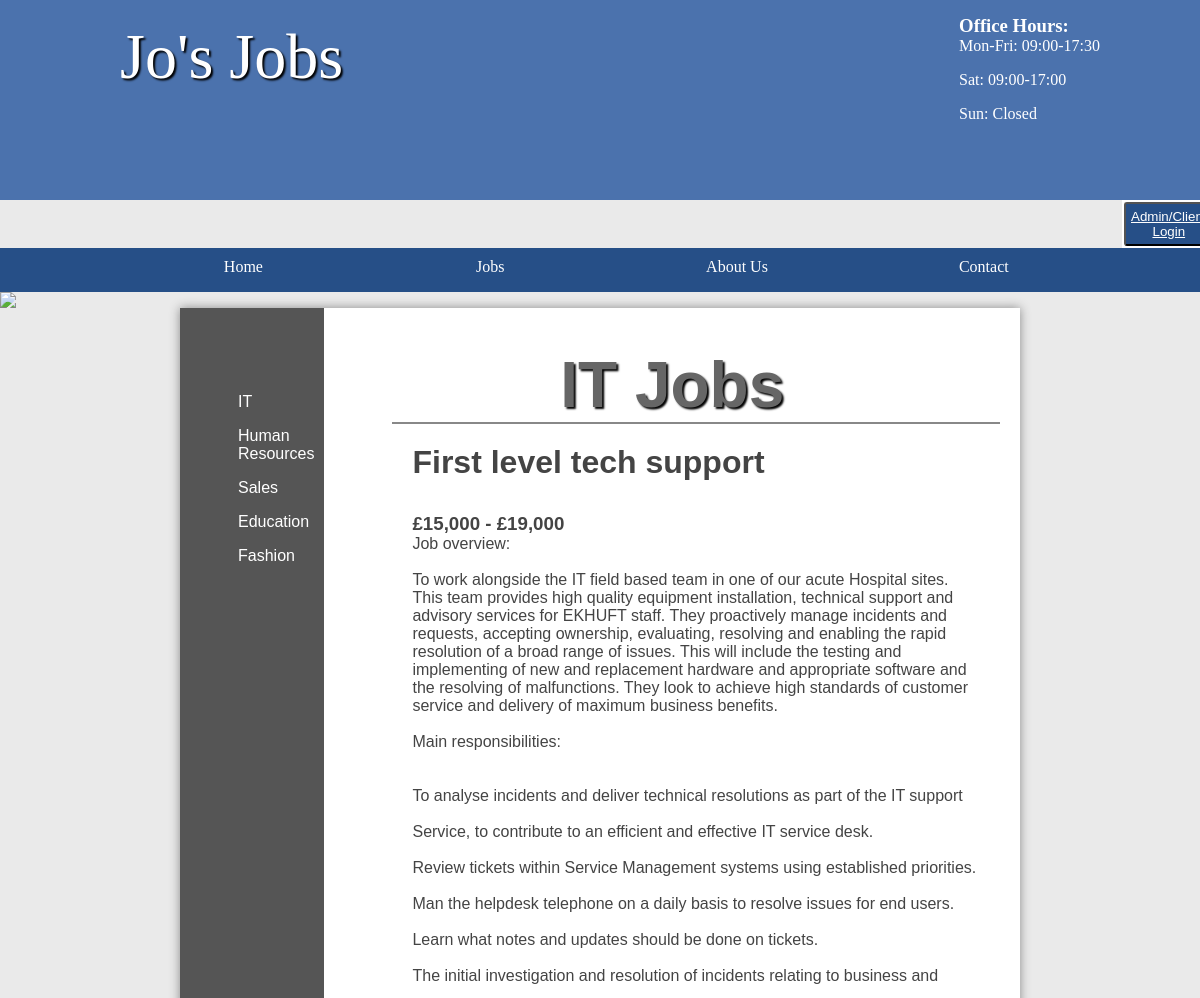
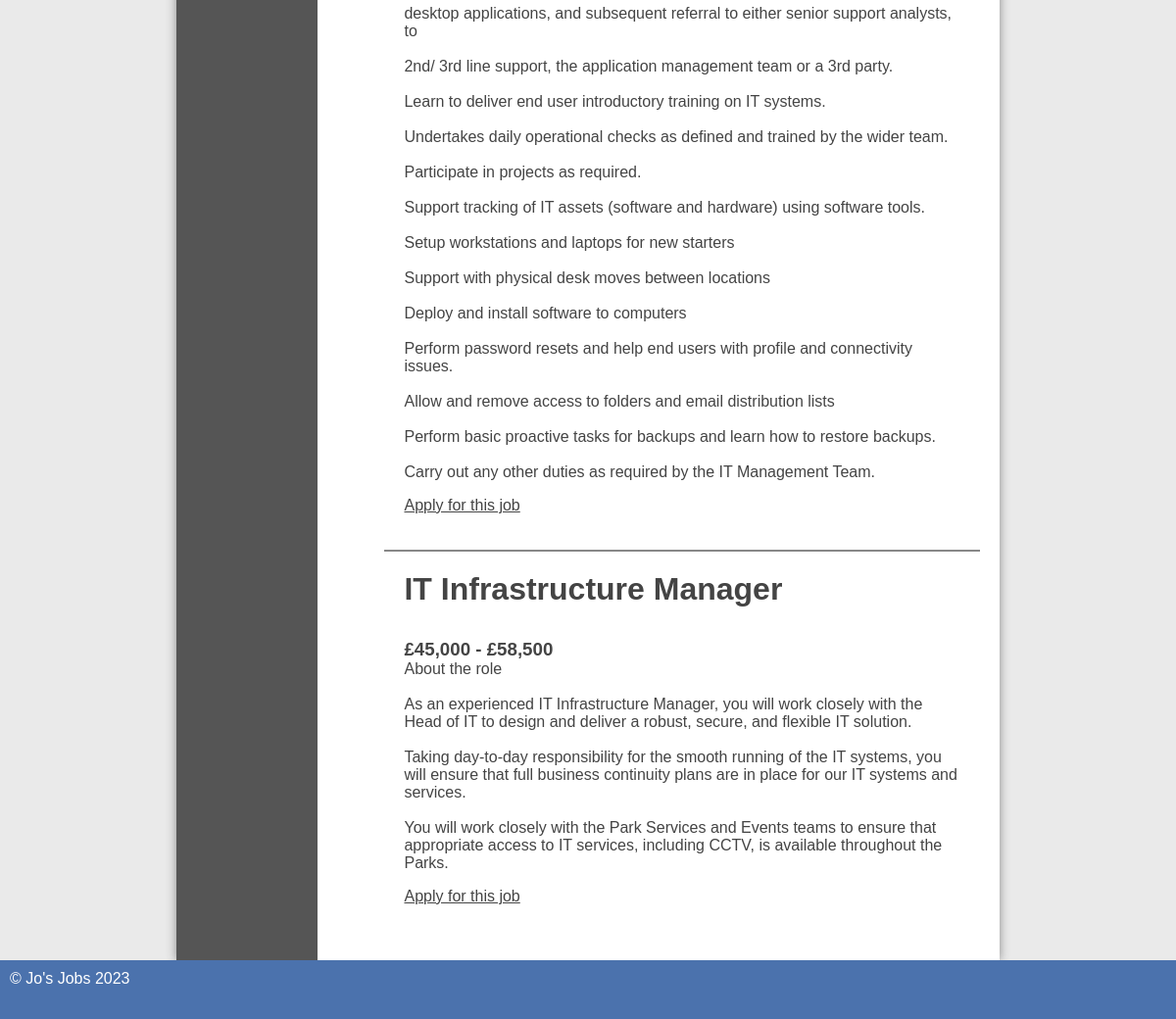
The app's page /categories?id=1 with its own data (2 pictures, top to bottom).
### tables this page shows
CREATE TABLE `category` (
  `name` varchar(50) NOT NULL,
  `categoryId` int(11) NOT NULL AUTO_INCREMENT,
  PRIMARY KEY (`categoryId`)
);

CREATE TABLE `job` (
  `id` int(11) NOT NULL AUTO_INCREMENT,
  `title` varchar(45) DEFAULT NULL,
  `description` longblob DEFAULT NULL,
  `salary` varchar(45) DEFAULT NULL,
  `closingDate` date DEFAULT NULL,
  `categoryId` int(11) DEFAULT NULL,
  `location` varchar(255) DEFAULT NULL,
  `archive` tinyint(4) DEFAULT NULL,
  `userId` int(5) DEFAULT NULL,
  PRIMARY KEY (`id`)
);

### functions/loadTemplate.php (called while the page is built, shortened)
<?php
function loadTemplate($fileName, $templateVars)
{
    extract($templateVars);
    require $fileName;
    return ob_get_clean();
}

### public/index.php (called while the page is built, shortened)
<?php
require '../functions/loadTemplate.php';
require '../autoload.php';
$pageController = new PageController($_GET, $_POST);
if ($_SERVER['REQUEST_URI'] !== '/') {
    $functionName = ltrim(explode('?', $_SERVER['REQUEST_URI'])[0], '/');
    $page = $pageController->$functionName();
} else {
    $page = $pageController->home();
}
$output = loadTemplate('../templates/' . $page['template'], $page['variables']);
require '../templates/layout/layout.html.php';

### controller/PageController.php (called while the page is built, shortened)
<?php
class PageController
{
    private $get;
    private $dbName;
    public function __construct(array $get, array $post, $dbName = 'job') {
        $this->get = $get;
        $this->dbName = $dbName;
    }
    public function categories(): array
    {
        $categoriesTable = new DatabaseTable('category', 'id', $this->dbName);
        $categories = $categoriesTable->findAll();
        $jobsTable = new DatabaseTable('job', 'id', $this->dbName);
        $date = new DateTime();
        $criteria = [
            'date' => $date->format('Y-m-d'),
            'id' => $this->get['id']
        ];
        $jobs = $jobsTable->customFind('categoryId = :id AND closingDate > :date', $criteria);
        $currentCategory = $categoriesTable->find('id', $this->get['id']);
        return ['template' => '../templates/layout/category.html.php',
            'variables' => ['jobs' => $jobs, 'categories' => $categories, 'currentCategory' => $currentCategory],
            'title' => 'Jo\'s Jobs - Categories'
        ];
    }
}

### Database/DatabaseTable.php (called while the page is built, shortened)
<?php
class DatabaseTable
{
    private $table;
    private $pdo;
    public function __construct($table, $primaryKey, $dbName = 'job')
    {
        $this->pdo = new PDO('mysql:dbname='.$dbName.';host=mysql', 'student', 'student');
        $this->table = $table;
    }
    public function customFind($where, $criteria)
    {
        $stmt = 'SELECT * FROM ' . $this->table;
        if ($where != "") {
            $stmt .= " WHERE $where";
        }
        $stmt = $this->pdo->prepare($stmt);
        $stmt->execute($criteria);
        return $stmt->fetchAll();
    }
    public function findAll()
    {
        $stmt = $this->pdo->prepare("SELECT * FROM " . $this->table);
        $stmt->execute();
        return $stmt->fetchAll();
    }
    public function find($field, $value)
    {
        $stmt = $this->pdo->prepare('SELECT * FROM ' . $this->table . ' WHERE ' . $field . ' = :value LIMIT 1');
        $criteria = [
            'value' => $value
        ];
        $stmt->execute($criteria);
        return $stmt->fetch();
    }
}

### autoload.php (called while the page is built, shortened)
<?php
function autoload($className): void
{
    $file = __DIR__ . DIRECTORY_SEPARATOR . str_replace('\\', DIRECTORY_SEPARATOR, $className) . '.php';
}

### templates/layout/category.html.php (the view)
<main class="sidebar">
    <section class="left">
        <ul>
            <?php
            $categories = $categories ?? [];
            foreach ($categories as $c) {
                echo '<li><a href="categories?id=' . $c['id'] . '">' . $c['name'] . '</a></li>';
            }
            ?>
        </ul>
    </section>
    <section class="right">
        <h1><?php
            if (isset($currentCategory)) {
                echo $currentCategory['name'];
            } ?> Jobs</h1>
        <ul class="listing">
            <?php
            $jobs = $jobs ?? [];
            foreach ($jobs as $job) {
                if ($job['archive'] == 0) {
                    echo '<li>';
                    echo '<div class="details">';
                    echo '<h2>' . $job['title'] . '</h2>';
                    echo '<h3>' . $job['salary'] . '</h3>';
                    echo '<p>' . nl2br($job['description']) . '</p>';
                    echo '<a class="more" href="../apply?id=' . $job['id'] . '">Apply for this job</a>';
                    echo '</div>';
                    echo '</li>';
                } else {
                    echo '';
                }
            }
            ?>
        </ul>
    </section>
</main>

### templates/layout/layout.html.php (shortened to what this page needs)
<!DOCTYPE html>
<html>
<head>
    <link rel="stylesheet" href="/styles.css"/>
</head>
<body>
<header>
    <section>
        <aside>
            <h3>Office Hours:</h3>
            <p>Mon-Fri: 09:00-17:30</p>
            <p>Sat: 09:00-17:00</p>
            <p>Sun: Closed</p>
        </aside>
        <h1>Jo's Jobs</h1>
    </section>
    <!DOCTYPE html>
</header>
<?php
if (isset($_SESSION['loggedin']) && $_SESSION['password_verified'] && $_SESSION['userDetails']['userType'] == 'admin') {
    echo '<div class="log-out"><p>Hello, ' . $_SESSION['userDetails']['fullName'] . ' .<a href="../admin/adminIndex">Admin-Home</a> <a href="../admin/logOut">Log-out</a></div></p>';
} else if (isset($_SESSION['loggedin']) && $_SESSION['password_verified'] && $_SESSION['userDetails']['userType'] == 'client') {
    echo '<div class="log-out"><p>Hello, ' . $_SESSION['userDetails']['fullName'] . ' .<a href="../admin/clientIndex">Client-Home</a> <a href="../admin/logOut">Log-out</a></div></p>';
} else {
    echo '<div class="admin-login">
                   <button><a href="../admin/adminLogin" style="color: white">Admin/Client Login</a></button>
              </div>';
}
?>
<nav>
    <ul>
        <li><a href="../home">Home</a></li>
        <li>Jobs
        </li>
        <li><a href="../aboutUs">About Us</a></li>
        <li><a href="../contact">Contact</a></li>
        <li><a href="../faqs">FAQs</a></li>
    </ul>
</nav>
<img src="/images/randombanner.php"/>
<?= $output ?? '' ?>
<?php require 'footer.html.php' ?>
</body>
</html>

### templates/layout/footer.html.php
<footer>
    &copy; Jo's Jobs
    <?php echo date("Y") ?>
</footer>

### public/styles.css (style rules this page uses)
* { margin: 0; padding: 0; }
html { font-family: 'Oxygen-Regular', verdana, sans-serif; }
body { background-color: #eaeaea; }
header { background-color: #4b72ad; color: white; height: 200px; }
header aside { float: right; margin-top: 15px; }
header section { width: 1000px; display: block; margin: auto; }
header h1 { float: left; margin-left: 20px; }
nav { width: 100%; background-color: #264f87; overflow: auto; }
body > img { width: 100%; display: block; }
nav ul { width: 1234px; margin: auto auto auto 10%; display: inline-flex; list-style-type: none; }
nav ul li { width: 25%; float: left; overflow: auto; text-align: center; }
nav li { color: white; padding-top: 10px; display: block; }
nav a { color: white; text-decoration: none }
main ul { margin-left: 3em; }
main a { color: #333; }
nav { font-family: 'Oxygen-Regular'; }
header section { display: block; font-family: 'Oxygen-Regular', cursive; }
header h1 { font-weight: normal; }
h1 { font-size: 4em; color: white; text-align: center; padding-top: 20px; text-shadow: 2px 2px 2px #000; }
main { min-height: 50vh; background-color: #fff; width: 70vw; display: block; margin: auto; box-shadow: 0px 0px 10px #888; color: #444; }
footer { min-height: 5vh; color: white; }
main h2 { font-size: 2em; }
p, li, h2 { margin-bottom: 1em; }
footer { background-color: #4b72ad; padding: 10px; color: white; }
.left ul { list-style-type: none }
section a { color: #444; }
.stock, .sidebar { display: table; }
.stock > ul, .sidebar .left { width: 10vw; list-style-type: none; display: table-cell; padding: 10px; background-color: #555; margin: 0; }
.stock .products, .sidebar .right { display: table-cell; padding: 20px; }
.stock > ul a, .sidebar .left a { color: white; text-decoration: none; }
.listing li { border-top: 2px solid #888; padding: 20px; overflow: auto; }
.right { padding: 20px; }
main h1 { color: #666; }
.admin-login { background-color: white; padding: 2px; margin-left: 93.5%; color: white; }
button { color: white; background-color: #264f87; padding: 5px; border-radius: 3px; cursor: pointer; }

### records on screen
category: name "IT"
category: name "Human Resources"
category: name "Sales"
category: name "Education"
category: name "Fashion"
job: title "First level tech support", salary "£15,000 - £19,000", description "Job overview: To work alongside the IT field based team in one of our acute Hospital sites. This team provides high quality equipment installation, technical support and advisory services for EKHUFT staff. They proactively manage incidents and requests, accepting ownership, evaluating, resolving and enabling the rapid resolution of a broad range of issues. This will include the testing and implementing of new and replacement hardware and appropriate software and the resolving of malfunctions. They look to achieve high standards of customer service and delivery of maximum business benefits. Main responsibilities: To analyse incidents and deliver technical resolutions as part of the IT…"
job: title "IT Infrastructure Manager", salary "£45,000 - £58,500", description "About the role As an experienced IT Infrastructure Manager, you will work closely with the Head of IT to design and deliver a robust, secure, and flexible IT solution. Taking day-to-day responsibility for the smooth running of the IT systems, you will ensure that full business continuity plans are in place for our IT systems and services. You will work closely with the Park Services and Events teams to ensure that appropriate access to IT services, including CCTV, is available throughout the Parks."
